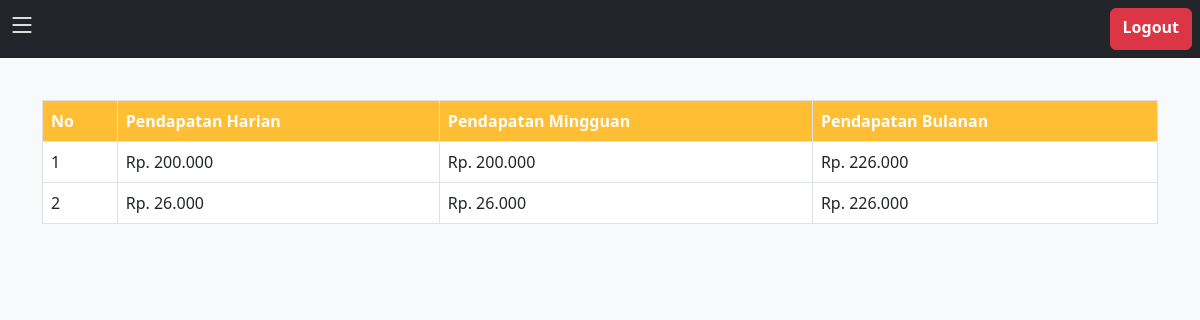
Page /index.php?pendapatan (signed in) on the committed database.
### tables this page shows
CREATE TABLE `pendapatan` (
  `id` int(11) NOT NULL,
  `tanggal` date DEFAULT NULL,
  `pendapatan_harian` decimal(10,2) DEFAULT 0.00,
  `pendapatan_mingguan` decimal(10,2) DEFAULT 0.00,
  `pendapatan_bulanan` decimal(10,2) DEFAULT 0.00
);

### function.php (called while the page is built, shortened)
<?php
$koneksi = mysqli_connect("localhost", "root", "", "senayan");
function ambil_data($query) {
    global $koneksi;
    $db = [];
    $sql_query = mysqli_query($koneksi, $query);
    while ($q = mysqli_fetch_assoc($sql_query)) {
        array_push($db, $q);
    }
    return $db;
}

### halaman/pendapatan.php (the view, shortened to what this page needs)
<table class="table table-bordered" style="margin-top: 100px;">
    <thead>
        <tr class="header-transaksi">
            <th>No</th>
            <th>Pendapatan Harian</th>
            <th>Pendapatan Mingguan</th>
            <th>Pendapatan Bulanan</th>
        </tr>
    </thead>
    <tbody>
        <?php
        $i = 1;
        $pendapatan_list = ambil_data("SELECT * FROM pendapatan ORDER BY tanggal DESC");
        foreach ($pendapatan_list as $pendapatan) {
            $total_harian = isset($pendapatan['pendapatan_harian']) ? $pendapatan['pendapatan_harian'] : 0;
            $total_mingguan = isset($pendapatan['pendapatan_mingguan']) ? $pendapatan['pendapatan_mingguan'] : 0;
            $total_bulanan = isset($pendapatan['pendapatan_bulanan']) ? $pendapatan['pendapatan_bulanan'] : 0;
        ?>
            <tr style="background-color: white;">
                <td><?= $i; ?></td>
                <td>Rp. <?= number_format($total_harian, 0, ',', '.') ?>
                <td>Rp. <?= number_format($total_mingguan, 0, ',', '.') ?></td>
                <td>Rp. <?= number_format($total_bulanan, 0, ',', '.') ?></td>
            </tr>
        <?php
        $i++;
        }
        ?>
    </tbody>
</table>

### index.php (style rules this page uses)
.header-transaksi { background-color: #ffbe33; color: white; }

### rows in the picture
pendapatan: pendapatan_harian "200.000", pendapatan_mingguan "200.000", pendapatan_bulanan "226.000"
pendapatan: pendapatan_harian "26.000", pendapatan_mingguan "26.000", pendapatan_bulanan "226.000"
